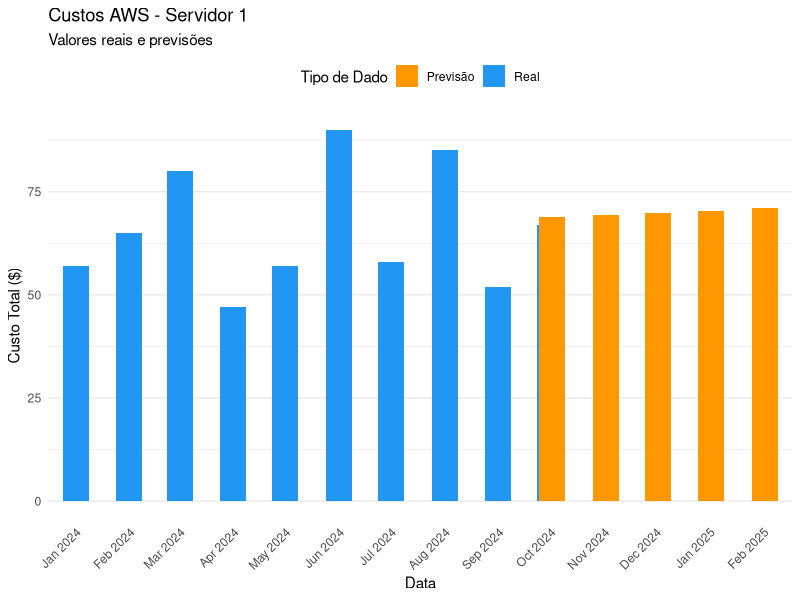

Recreate this plot in R.
library(forecast)
library(tidyverse)
set.seed(123)

df <- data.frame(
  data = seq(as.Date("2024-01-01"), as.Date("2024-10-01"), by ="month"),
  custo = c(57, 65, 80, 47, 57, 90, 58, 85, 52, 67)
)


meses_previsao <- 5


ts_data <- ts(df$custo, frequency = 12)


modelo <- tslm(ts_data ~trend)

summary(modelo)

#Aqui o modelo pega a coluna que contem os custos e define cada dado como de um "periodo" dentro do total de 12 
#Simbolizando os meses do ano
previsao <- forecast(modelo, h = meses_previsao)

previsao


datas_futuras <- seq(max(df$data) + 1, by = "month", length.out = length(previsao$mean))
resultados_df <- data.frame(
  data = datas_futuras,
  custo = as.numeric(previsao$mean),
  tipo = "Previsão"
)



dados_historicos <- df
dados_historicos$tipo <- "Real"

# Combinando dados históricos e previsões
dados_completos <- rbind(
  dados_historicos,
  resultados_df
)


dados_completos$servidor <- "Servidor 1"


cores <- c("Real" = "#2196F3", "Previsão" = "#FF9800")

ggplot(dados_completos, 
       aes(x = data, y = custo, fill = tipo)) +
  geom_bar(stat = "identity", position = "dodge", width = 15) +
  scale_fill_manual(values = cores) +
  theme_minimal() +
  labs(title = "Custos AWS - Servidor 1",
       subtitle = "Valores reais e previsões",
       x = "Data",
       y = "Custo Total ($)",
       fill = "Tipo de Dado") +
  scale_x_date(date_breaks = "1 month", 
               date_labels = "%b %Y",
               expand = expansion(mult = c(0.02, 0.02))) +
  theme(
    axis.text.x = element_text(angle = 45, hjust = 1),
    legend.position = "top",
    panel.grid.major.x = element_blank(),
    panel.grid.minor.x = element_blank()
  )

